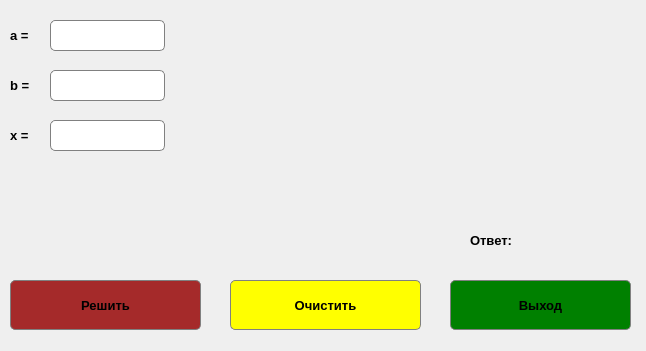
<?xml version="1.0" encoding="UTF-8"?>
<ui version="4.0">
 <class>Dialog</class>
 <widget class="QDialog" name="Dialog">
  <property name="enabled">
   <bool>true</bool>
  </property>
  <property name="geometry">
   <rect>
    <x>0</x>
    <y>0</y>
    <width>646</width>
    <height>351</height>
   </rect>
  </property>
  <property name="minimumSize">
   <size>
    <width>646</width>
    <height>351</height>
   </size>
  </property>
  <property name="maximumSize">
   <size>
    <width>646</width>
    <height>351</height>
   </size>
  </property>
  <property name="font">
   <font>
    <family>Yu Gothic UI Semibold</family>
    <pointsize>18</pointsize>
    <weight>75</weight>
    <italic>false</italic>
    <bold>true</bold>
   </font>
  </property>
  <property name="cursor">
   <cursorShape>ArrowCursor</cursorShape>
  </property>
  <property name="mouseTracking">
   <bool>false</bool>
  </property>
  <property name="windowTitle">
   <string>LAB02</string>
  </property>
  <widget class="QLabel" name="label_x">
   <property name="geometry">
    <rect>
     <x>10</x>
     <y>120</y>
     <width>31</width>
     <height>31</height>
    </rect>
   </property>
   <property name="font">
    <font>
     <family>Segoe UI</family>
     <pointsize>10</pointsize>
     <weight>75</weight>
     <italic>false</italic>
     <bold>true</bold>
    </font>
   </property>
   <property name="text">
    <string>x =</string>
   </property>
  </widget>
  <widget class="QLineEdit" name="lineEdit_a">
   <property name="geometry">
    <rect>
     <x>50</x>
     <y>20</y>
     <width>115</width>
     <height>31</height>
    </rect>
   </property>
   <property name="font">
    <font>
     <family>Segoe UI</family>
     <pointsize>10</pointsize>
     <weight>75</weight>
     <italic>false</italic>
     <bold>true</bold>
    </font>
   </property>
   <property name="styleSheet">
    <string notr="true">border: 1px solid gray;
                    border-radius: 5px;
                </string>
   </property>
  </widget>
  <widget class="QLabel" name="label_b">
   <property name="geometry">
    <rect>
     <x>10</x>
     <y>70</y>
     <width>31</width>
     <height>31</height>
    </rect>
   </property>
   <property name="font">
    <font>
     <family>Segoe UI</family>
     <pointsize>10</pointsize>
     <weight>75</weight>
     <italic>false</italic>
     <bold>true</bold>
    </font>
   </property>
   <property name="text">
    <string>b =</string>
   </property>
  </widget>
  <widget class="QLineEdit" name="lineEdit_b">
   <property name="geometry">
    <rect>
     <x>50</x>
     <y>70</y>
     <width>115</width>
     <height>31</height>
    </rect>
   </property>
   <property name="font">
    <font>
     <family>Segoe UI</family>
     <pointsize>10</pointsize>
     <weight>75</weight>
     <italic>false</italic>
     <bold>true</bold>
    </font>
   </property>
   <property name="styleSheet">
    <string notr="true">border: 1px solid gray;
                    border-radius: 5px;
                </string>
   </property>
  </widget>
  <widget class="QPushButton" name="btn_solve">
   <property name="geometry">
    <rect>
     <x>10</x>
     <y>280</y>
     <width>191</width>
     <height>50</height>
    </rect>
   </property>
   <property name="font">
    <font>
     <family>Segoe UI</family>
     <pointsize>10</pointsize>
     <weight>75</weight>
     <italic>false</italic>
     <bold>true</bold>
    </font>
   </property>
   <property name="styleSheet">
    <string notr="true">border: 1px solid gray;
                    border-radius: 5px;
                    background: #a52a2a;
                </string>
   </property>
   <property name="text">
    <string>Решить</string>
   </property>
  </widget>
  <widget class="QPushButton" name="btn_clear">
   <property name="geometry">
    <rect>
     <x>230</x>
     <y>280</y>
     <width>191</width>
     <height>50</height>
    </rect>
   </property>
   <property name="font">
    <font>
     <family>Segoe UI</family>
     <pointsize>10</pointsize>
     <weight>75</weight>
     <italic>false</italic>
     <bold>true</bold>
    </font>
   </property>
   <property name="styleSheet">
    <string notr="true">border: 1px solid gray;
                    border-radius: 5px;
                    background: #ffff00;
                </string>
   </property>
   <property name="text">
    <string>Очистить</string>
   </property>
  </widget>
  <widget class="QLabel" name="label_a">
   <property name="geometry">
    <rect>
     <x>10</x>
     <y>20</y>
     <width>31</width>
     <height>31</height>
    </rect>
   </property>
   <property name="font">
    <font>
     <family>Segoe UI</family>
     <pointsize>10</pointsize>
     <weight>75</weight>
     <italic>false</italic>
     <bold>true</bold>
    </font>
   </property>
   <property name="text">
    <string>a =</string>
   </property>
  </widget>
  <widget class="QLineEdit" name="lineEdit_x">
   <property name="geometry">
    <rect>
     <x>50</x>
     <y>120</y>
     <width>115</width>
     <height>31</height>
    </rect>
   </property>
   <property name="font">
    <font>
     <family>Segoe UI</family>
     <pointsize>10</pointsize>
     <weight>75</weight>
     <italic>false</italic>
     <bold>true</bold>
    </font>
   </property>
   <property name="styleSheet">
    <string notr="true">border: 1px solid gray;
                    border-radius: 5px;
                </string>
   </property>
  </widget>
  <widget class="QLabel" name="label_answer">
   <property name="geometry">
    <rect>
     <x>470</x>
     <y>230</y>
     <width>141</width>
     <height>21</height>
    </rect>
   </property>
   <property name="font">
    <font>
     <family>Segoe UI</family>
     <pointsize>10</pointsize>
     <weight>75</weight>
     <italic>false</italic>
     <bold>true</bold>
    </font>
   </property>
   <property name="text">
    <string>Ответ:</string>
   </property>
  </widget>
  <widget class="QPushButton" name="btn_exit">
   <property name="geometry">
    <rect>
     <x>450</x>
     <y>280</y>
     <width>181</width>
     <height>50</height>
    </rect>
   </property>
   <property name="font">
    <font>
     <family>Segoe UI</family>
     <pointsize>10</pointsize>
     <weight>75</weight>
     <italic>false</italic>
     <bold>true</bold>
    </font>
   </property>
   <property name="styleSheet">
    <string notr="true">border: 1px solid gray;
                    border-radius: 5px;
                    background: #008000;
					fontcolor: #999999
                </string>
   </property>
   <property name="text">
    <string>Выход</string>
   </property>
  </widget>
  <widget class="QLabel" name="label_img">
   <property name="geometry">
    <rect>
     <x>250</x>
     <y>60</y>
     <width>351</width>
     <height>91</height>
    </rect>
   </property>
   <property name="frameShape">
    <enum>QFrame::NoFrame</enum>
   </property>
   <property name="frameShadow">
    <enum>QFrame::Plain</enum>
   </property>
   <property name="text">
    <string/>
   </property>
   <property name="textFormat">
    <enum>Qt::AutoText</enum>
   </property>
   <property name="pixmap">
    <pixmap>task.png</pixmap>
   </property>
   <property name="scaledContents">
    <bool>true</bool>
   </property>
   <property name="wordWrap">
    <bool>false</bool>
   </property>
  </widget>
 </widget>
 <resources/>
 <connections/>
</ui>
